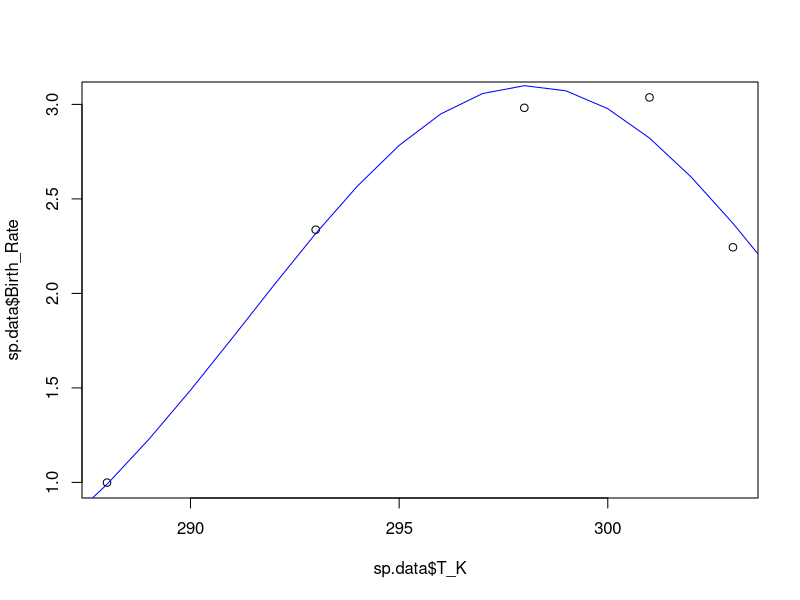
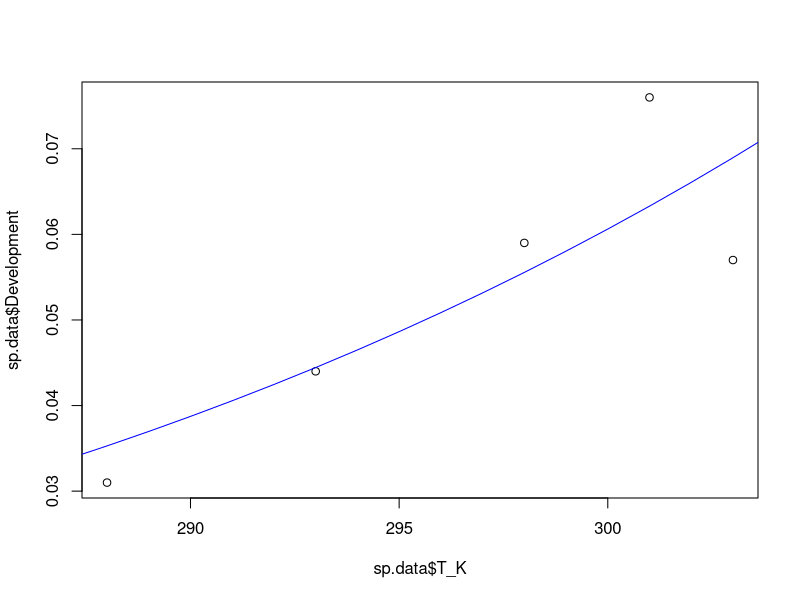

These charts were generated, in order, by the following R code: (Note: this script raises an error after producing the figures.)
###################################################################
#### This R script fits functions to temperature response data ####
###################################################################


# Load packages and set working directory
library(tidyr)
library(ggplot2)
library(dplyr)
library(tidyverse)
setwd(dirname(rstudioapi::getActiveDocumentContext()$path))

# Read data
data <- as.data.frame(read_csv("Temperature response data.csv"))

# Select an insect by removing # in front of name and placing # in front of other species
#sp.data <- subset(data, Species == "Clavigralla shadabi")
#sp.data <- subset(data, Species == "Clavigralla tomentosicollis Benin")
#sp.data <- subset(data, Species == "Clavigralla tomentosicollis Nigeria")
#sp.data <- subset(data, Species == "Clavigralla tomentosicollis Burkina Faso")
#sp.data <- subset(data, Species == "Apolygus lucorum")
#sp.data <- subset(data, Species == "Adelphocoris suturalis")
#sp.data <- subset(data, Species == "Macrosiphum euphorbiae Brazil")
#sp.data <- subset(data, Species == "Aulacorthum solani Brazil")
#sp.data <- subset(data, Species == "Uroleucon ambrosiae")
#sp.data <- subset(data, Species == "Lygus lineolaris")
#sp.data <- subset(data, Species == "Pilophorus typicus")
#sp.data <- subset(data, Species == "Macrolophus pygmaeus on Myzus persicae")
sp.data <- subset(data, Species == "Macrolophus pygmaeus on Trialeurodes vaporariorum")

# Remove columns that do not contain temperature data
sp.data <- sp.data[-c(1:8,12,14,16,18,20,22,24,26,27,29,31,32,34,35,37,39,40,42,43)]


# Set some option for nls and plots
Tmin <- 285 #288
Tmax <- 308 #318
TR <- 293 #298



################################ FECUNDITY #####################################
# NLS
fec <- nls(Birth_Rate ~ bTopt*exp(-((T_K-Toptb)^2)/(2*sb^2)), data=sp.data,
           start=list(bTopt=5, Toptb=TR+2, sb=3))
summary(fec)
# Plot model fits
plot(sp.data$T_K, sp.data$Birth_Rate)
points(seq(Tmin,Tmax,1),coef(fec)[1]*exp(-((seq(Tmin,Tmax,1)-coef(fec)[2])^2)/(2*coef(fec)[3]^2)), type="l", col="blue")



############################### DEVELOPMENT ####################################
# NLS (monotonic response)
dev.mon <- nls(Development ~ xTR*T_K/TR*exp(A*(1/TR-1/T_K)), data=sp.data,
               start=list(xTR=0.01, A=5000))
summary(dev.mon)
# Plot model fits
plot(sp.data$T_K, sp.data$Development)
points(seq(Tmin,Tmax,1), coef(dev.mon)[1]*(seq(Tmin,Tmax,1)/TR)*exp(coef(dev.mon)[2]*(1/TR-1/seq(Tmin,Tmax,1))), type="l", col="blue")


# NLS for development (Sharpe-Schoolfield response)
# estimate all parameters
dev <- nls(Development ~ xTR*(T_K/TR)*exp(A*(1/TR-1/T_K))/(1+exp(AL*(1/TL-1/T_K))+exp(AH*(1/TH-1/T_K))),
              data=sp.data, start=list(xTR=0.01, A=5000, AL=-150000, AH=200000, TL=290, TH=310))
summary(dev)
# Plot model fits
plot(sp.data$T_K, sp.data$Development)
points(seq(Tmin,Tmax,1), coef(dev)[1]*(seq(Tmin,Tmax,1)/TR)*exp(coef(dev)[2]*(1/TR-1/seq(Tmin,Tmax,1)))/
         (1+(exp(coef(dev)[3]*(1/coef(dev)[5]-1/seq(Tmin,Tmax,1)))+exp(coef(dev)[4]*(1/coef(dev)[6]-1/seq(Tmin,Tmax,1))))), type="l", col="blue")

# estimate xTR and A
# NOTE: removed data beyond max development
dev.mon <- nls(Development ~ xTR*T_K/TR*exp(A*(1/TR-1/T_K)), data=sp.data[-c((nrow(sp.data)-1):nrow(sp.data)),],
               start=list(xTR=0.1, A=1000))
summary(dev.mon)
# Plot model fits
plot(sp.data$T_K, sp.data$Development)
points(seq(Tmin,Tmax,1), coef(dev.mon)[1]*(seq(Tmin,Tmax,1)/TR)*exp(coef(dev.mon)[2]*(1/TR-1/seq(Tmin,Tmax,1))), type="l", col="blue")

# estimate AL, AH, TL, and TH
# NOTE: if needed, set AH based on NLS below and run code iteratively until AL and AH do not appreciably change)
dev.SS <- nls(Development ~ coef(dev.mon)[1]*(T_K/TR)*exp(coef(dev.mon)[2]*(1/TR-1/T_K))/(1+exp(AL*(1/TL-1/T_K))+exp(AH*(1/TH-1/T_K))),
              data=sp.data, start=list(AL=-62000, AH=30000, TL=285.2, TH=308.1))
summary(dev.SS)
# Plot model fits
plot(sp.data$T_K, sp.data$Development)
points(seq(Tmin,Tmax,1), coef(dev.mon)[1]*(seq(Tmin,Tmax,1)/TR)*exp(coef(dev.mon)[2]*(1/TR-1/seq(Tmin,Tmax,1)))/
         (1+(exp(coef(dev.SS)[1]*(1/coef(dev.SS)[3]-1/seq(Tmin,Tmax,1)))+exp(coef(dev.SS)[2]*(1/coef(dev.SS)[4]-1/seq(Tmin,Tmax,1))))), type="l", col="blue")

# estimate AL and AH separately from TL and TH if needed
kTL <- 285 #290
kTH <- 305 #310
dev.A <- nls(Development ~ coef(dev.mon)[1]*(T_K/TR)*exp(coef(dev.mon)[2]*(1/TR-1/T_K))/(1+exp(AL*(1/kTL-1/T_K))+exp(AH*(1/kTH-1/T_K))),
              data=sp.data, start=list(AL=-50000, AH=50000))
summary(dev.A)
dev.T <- nls(Development ~ coef(dev.mon)[1]*(T_K/TR)*exp(coef(dev.mon)[2]*(1/TR-1/T_K))/(1+exp(coef(dev.A)[1]*(1/TL-1/T_K))+exp(coef(dev.A)[2]*(1/TH-1/T_K))),
             data=sp.data, start=list(TL=kTL, TH=kTH))
summary(dev.T)
# Plot model fits
plot(sp.data$T_K, sp.data$Development)#, ylim=c(0,0.07))
points(seq(Tmin,Tmax,1), coef(dev.mon)[1]*(seq(Tmin,Tmax,1)/TR)*exp(coef(dev.mon)[2]*(1/TR-1/seq(Tmin,Tmax,1)))/
         (1+(exp(coef(dev.A)[1]*(1/coef(dev.T)[1]-1/seq(Tmin,Tmax,1)))+exp(coef(dev.A)[2]*(1/coef(dev.T)[2]-1/seq(Tmin,Tmax,1))))), type="l", col="blue")

# estimate TH and AH separately from TL and AL if needed
kAL <- -100000
dev.H <- nls(Development ~ coef(dev.mon)[1]*(T_K/TR)*exp(coef(dev.mon)[2]*(1/TR-1/T_K))/(1+exp(kAL*(1/kTL-1/T_K))+exp(AH*(1/TH-1/T_K))),
             data=sp.data, start=list(TH=kTH, AH=50000))
summary(dev.H)
dev.AL <- nls(Development ~ coef(dev.mon)[1]*(T_K/TR)*exp(coef(dev.mon)[2]*(1/TR-1/T_K))/(1+exp(AL*(1/kTL-1/T_K))+exp(coef(dev.H)[2]*(1/coef(dev.H)[1]-1/T_K))),
             data=sp.data, start=list(AL=-100000))
summary(dev.AL)
dev.TL <- nls(Development ~ coef(dev.mon)[1]*(T_K/TR)*exp(coef(dev.mon)[2]*(1/TR-1/T_K))/(1+exp(coef(dev.AL)[1]*(1/TL-1/T_K))+exp(coef(dev.H)[2]*(1/coef(dev.H)[1]-1/T_K))),
             data=sp.data, start=list(TL=kTL))
summary(dev.TL)
# Plot model fits
plot(sp.data$T_K, sp.data$Development)
points(seq(Tmin,Tmax,1), coef(dev.mon)[1]*(seq(Tmin,Tmax,1)/TR)*exp(coef(dev.mon)[2]*(1/TR-1/seq(Tmin,Tmax,1)))/
         (1+(exp(coef(dev.AL)[1]*(1/coef(dev.TL)[1]-1/seq(Tmin,Tmax,1)))+exp(coef(dev.H)[2]*(1/coef(dev.H)[1]-1/seq(Tmin,Tmax,1))))), type="l", col="blue")



################################ MORTALITY #####################################
# Mortality estimated using fit at reference temperature
# NLS for juvenile mortality
mort.J <- nls(Juv_Mortality ~ xTR*exp(A*(1/TR-1/T_K)), data=sp.data,
              start=list(xTR=0.01, A=10000))
summary(mort.J)
# Plot model fits
plot(sp.data$T_K, sp.data$Juv_Mortality)
points(seq(Tmin,Tmax,1), coef(mort.J)[1]*exp(coef(mort.J)[2]*(1/TR-1/seq(Tmin,Tmax,1))), type="l", col="blue")


# NLS for adult mortality
mort.A <- nls(Adult_Mortality ~ xTR*exp(A*(1/TR-1/T_K)), data=sp.data,
              start=list(xTR=0.01, A=1000))
summary(mort.A)
# Plot model fits
plot(sp.data$T_K, sp.data$Adult_Mortality)
points(seq(Tmin,Tmax,1), coef(mort.A)[1]*exp(coef(mort.A)[2]*(1/TR-1/seq(Tmin,Tmax,1))), type="l", col="blue")


# Mortality estimated using data at reference temperature
dJTR <- sp.data[sp.data$T_K==TR,"Juv_Mortality"]
dATR <- sp.data[sp.data$T_K==TR,"Adult_Mortality"]

# NLS for juvenile mortality
mort.J <- nls(Juv_Mortality ~ dJTR*exp(A*(1/TR-1/T_K)), data=sp.data,
              start=list(A=1000))
summary(mort.J)
# Plot model fits
plot(sp.data$T_K, sp.data$Juv_Mortality)
points(seq(Tmin,Tmax,1), dJTR*exp(coef(mort.J)[1]*(1/TR-1/seq(Tmin,Tmax,1))), type="l", col="blue")


# NLS for adult mortality
mort.A <- nls(Adult_Mortality ~ dATR*exp(A*(1/TR-1/T_K)), data=sp.data,
              start=list(A=1000))
summary(mort.A)
# Plot model fits
plot(sp.data$T_K, sp.data$Adult_Mortality)
points(seq(Tmin,Tmax,1), dATR*exp(coef(mort.A)[1]*(1/TR-1/seq(Tmin,Tmax,1))), type="l", col="blue")
